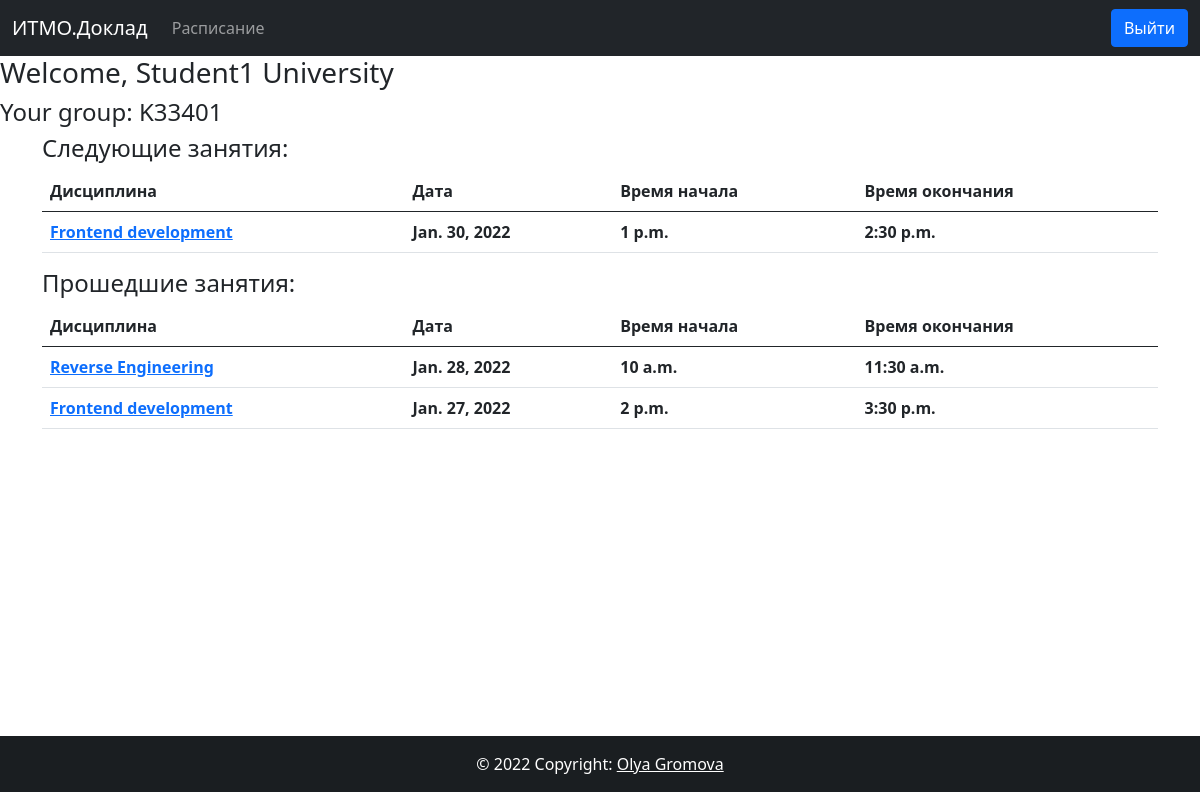
Screenshot of /schedule/ (signed in) with the database file from the repository.
### students/models.py (models this page shows, shortened)
class Lesson(models.Model):
    group_id = models.ForeignKey(StudentGroup, on_delete=models.PROTECT)
    discipline_id = models.ForeignKey(Discipline, on_delete=models.PROTECT)
    date = models.DateField()
    start_time = models.TimeField()
    end_time = models.TimeField()

class Discipline(models.Model):
    name = models.CharField(max_length=30, unique=True)

### students/views.py (the view)
# urls.py: path('schedule/', views.schedule_view),
@login_required
def schedule_view(request):
    fullname = f'{request.user.first_name} {request.user.last_name}'
    student = Student.objects.get(user_id__exact=request.user.id)
    student_group = student.sgroup_id.group_id.name
    print(student.sgroup_id.id)
    lessons = Lesson.objects.filter(group_id__id__exact=student.sgroup_id.id)
    previous_lessons, next_lessons = [], []
    for lesson in lessons:
        if check_if_lesson_passed(lesson):
            previous_lessons.append(lesson)
        else:
            next_lessons.append(lesson)
    data = {
        'fullname': fullname,
        'student_group': student_group,
        'previous_lessons': previous_lessons,
        'next_lessons': next_lessons
    }
    return render(request, 'schedule.html', data)

### students/views.py (called while the page is built)
def check_if_lesson_passed(lesson):
    return lesson.date < datetime.date.today() or lesson.date == datetime.date.today() and lesson.start_time < datetime.datetime.now().time()

### templates/schedule.html
{% extends 'default.html' %}
{% block content %}
<h3>Welcome, {{ fullname }}</h3>
<h4>Your group: {{ student_group }}</h4>
<div class="container">
    <h4>Следующие занятия:</h4>
    <table class="table">
        <thead>
            <tr>
                <th scope="col">Дисциплина</th>
                <th scope="col">Дата</th>
                <th scope="col">Время начала</th>
                <th scope="col">Время окончания</th>
            </tr>
        </thead>
        <tbody>
            {% for o in next_lessons %}
                <tr scope="row">
                    <th>
                        <a href="/lesson/{{o.pk}}">{{ o.discipline_id.name }}</a>
                    </th>
                    <th>{{ o.date }}</th>
                    <th>{{ o.start_time }}</th>
                    <th>{{ o.end_time }}</th>
                </tr>
            {% endfor %}
        </tbody>
    </table>
</div>
<div class="container">
    <h4>Прошедшие занятия:</h4>
    <table class="table">
        <thead>
            <tr>
                <th scope="col">Дисциплина</th>
                <th scope="col">Дата</th>
                <th scope="col">Время начала</th>
                <th scope="col">Время окончания</th>
            </tr>
        </thead>
        <tbody>
            {% for o in previous_lessons %}
                <tr scope="row">
                    <th>
                        <a href="/lesson/{{o.pk}}">{{ o.discipline_id.name }}</a>
                    </th>
                    <th>{{ o.date }}</th>
                    <th>{{ o.start_time }}</th>
                    <th>{{ o.end_time }}</th>
                </tr>
            {% endfor %}
        </tbody>
    </table>
</div>
{% endblock %}

### templates/default.html (shortened to what this page needs)
{% extends 'base.html' %}
{% load static %}
{% block default %}
{% include 'navbar.html' %}
<div class="fullheight-div">
    {% block content%}{% endblock content %}
</div>
{% include 'footer.html' %}
{% endblock %}

### templates/base.html (shortened to what this page needs)
{% load static %}
<!DOCTYPE html>
<html>
<head>
    <link
        rel="stylesheet"
        type="text/css"
        href="{% static 'css/bootstrap.css' %}"
    />
</head>
<body>
    {% block default %}{% endblock %}
</body>
</html>

### templates/navbar.html
{% block navbar %}
<nav class="navbar navbar-expand-sm navbar-dark bg-dark">
    <div class="container-fluid">
      <a class="navbar-brand" href="/">ИТМО.Доклад</a>
      <div class="collapse navbar-collapse" id="mynavbar">
            <ul class="navbar-nav me-auto">
              {% if user.is_authenticated %}
                <li class="nav-item">
                    <a class="nav-link" href="/schedule/">Расписание</a>
                </li>
              {% endif %}
            </ul>
        <form class="d-flex">
            {% if user.is_authenticated %}
                <button type="button" class="btn btn-primary" onclick="window.location.replace(window.location.origin + '/logout/');">Выйти</button>
            {% else %}
                <button type="button" class="btn btn-primary" onclick="window.location.replace(window.location.origin + '/login/');">Войти</button>
            {% endif %}
        </form>
      </div>
    </div>
  </nav>
{% endblock %}

### templates/footer.html
<footer class="bg-dark text-center text-white">
    <div class="text-center p-3" style="background-color: rgba(0, 0, 0, 0.2);">
      © 2022 Copyright:
      <a class="text-white">Olya Gromova</a>
    </div>
</footer>

### templates/default.html (style rules this page uses)
.fullheight-div { height: 85vh; }

### rows the page displays
Lesson: discipline_id.name "Frontend development", date "Jan. 30, 2022", start_time "1 p.m.", end_time "2:30 p.m."
Lesson: discipline_id.name "Reverse Engineering", date "Jan. 28, 2022", start_time "10 a.m.", end_time "11:30 a.m."
Lesson: discipline_id.name "Frontend development", date "Jan. 27, 2022", start_time "2 p.m.", end_time "3:30 p.m."

### other values shown
{{ fullname }} "Student1 University"
{{ student_group }} "K33401"
